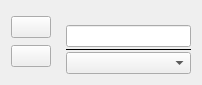
<?xml version="1.0" encoding="UTF-8"?>
<ui version="4.0">
 <class>SpinBoxA</class>
 <widget class="QWidget" name="SpinBoxA">
  <property name="geometry">
   <rect>
    <x>0</x>
    <y>0</y>
    <width>202</width>
    <height>84</height>
   </rect>
  </property>
  <property name="windowTitle">
   <string>Form</string>
  </property>
  <layout class="QHBoxLayout" name="horizontalLayout">
   <property name="spacing">
    <number>15</number>
   </property>
   <item>
    <layout class="QVBoxLayout" name="verticalLayout">
     <property name="spacing">
      <number>2</number>
     </property>
     <item>
      <widget class="QPushButton" name="SBA_UpButton">
       <property name="sizePolicy">
        <sizepolicy hsizetype="Fixed" vsizetype="Fixed">
         <horstretch>0</horstretch>
         <verstretch>0</verstretch>
        </sizepolicy>
       </property>
       <property name="text">
        <string/>
       </property>
       <property name="autoRepeat">
        <bool>true</bool>
       </property>
       <property name="autoRepeatInterval">
        <number>20</number>
       </property>
      </widget>
     </item>
     <item>
      <widget class="QPushButton" name="SBA_DownButton">
       <property name="sizePolicy">
        <sizepolicy hsizetype="Fixed" vsizetype="Fixed">
         <horstretch>0</horstretch>
         <verstretch>0</verstretch>
        </sizepolicy>
       </property>
       <property name="text">
        <string/>
       </property>
       <property name="autoRepeat">
        <bool>true</bool>
       </property>
       <property name="autoRepeatInterval">
        <number>20</number>
       </property>
      </widget>
     </item>
    </layout>
   </item>
   <item>
    <layout class="QVBoxLayout" name="verticalLayout_2">
     <property name="spacing">
      <number>0</number>
     </property>
     <item>
      <widget class="QLabel" name="SBA_Label">
       <property name="text">
        <string/>
       </property>
      </widget>
     </item>
     <item>
      <widget class="QLineEdit" name="SBA_LineEdit">
       <property name="sizePolicy">
        <sizepolicy hsizetype="Minimum" vsizetype="Fixed">
         <horstretch>0</horstretch>
         <verstretch>0</verstretch>
        </sizepolicy>
       </property>
      </widget>
     </item>
     <item>
      <widget class="QFrame" name="SBA_Line">
       <property name="minimumSize">
        <size>
         <width>0</width>
         <height>5</height>
        </size>
       </property>
       <property name="maximumSize">
        <size>
         <width>16777215</width>
         <height>5</height>
        </size>
       </property>
       <property name="frameShape">
        <enum>QFrame::HLine</enum>
       </property>
       <property name="frameShadow">
        <enum>QFrame::Plain</enum>
       </property>
      </widget>
     </item>
     <item>
      <widget class="QComboBox" name="SBA_Combobox"/>
     </item>
    </layout>
   </item>
   <item>
    <layout class="QVBoxLayout" name="verticalLayout_circle"/>
   </item>
  </layout>
 </widget>
 <resources/>
 <connections/>
</ui>
